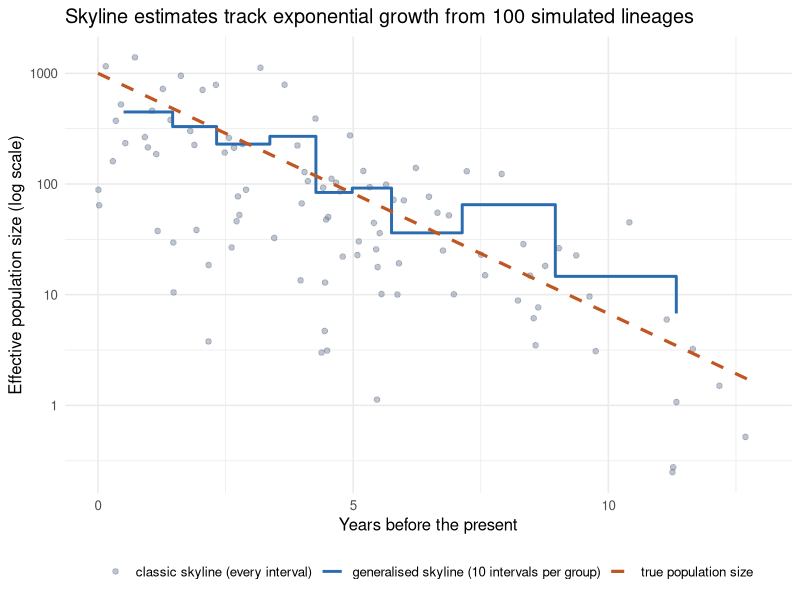

Write the R code that produced this figure.
# Chapter 6, Exercise 2 - A coalescent skyline plot, checked against a known truth.
# We simulate a genealogy under exponential population growth, estimate the population size
# from the coalescent intervals, and compare with the size we simulated. Base R + ggplot2 only.
library(ggplot2)
set.seed(42)

N0 <- 1000      # effective population size at the present (in units of "N x generation time", years)
r  <- 0.5       # growth rate per year: N(t) = N0 * exp(-r t), with t in years BEFORE the present
n  <- 100       # number of sampled lineages

# Simulate coalescent times backwards in time under exponential growth (inversion method).
# With k lineages the coalescent rate is k(k-1) / (2 N(t)).
sim_coalescent <- function(n, N0, r) {
  t <- 0; times <- numeric(n - 1)
  for (k in n:2) {
    rate0 <- k * (k - 1) / (2 * N0)
    t <- log(exp(r * t) - r * log(runif(1)) / rate0) / r
    times[n - k + 1] <- t
  }
  times                                              # times of the n-1 coalescent events
}
ct <- sim_coalescent(n, N0, r)

# Classic skyline estimator (Pybus et al. 2000): in the interval with k lineages of length g_k,
# N_hat = g_k * k(k-1) / 2. The generalised skyline pools m consecutive intervals to reduce noise.
k  <- n:2
g  <- diff(c(0, ct))
sky <- data.frame(t = c(0, head(ct, -1)) + g / 2, N = g * k * (k - 1) / 2, kind = "classic skyline (every interval)")
m  <- 10
grp <- ceiling(seq_along(k) / m)
gen <- do.call(rbind, lapply(split(seq_along(k), grp), function(i)
  data.frame(t = mean(c(0, ct)[c(min(i), max(i) + 1)]), N = sum(g[i] * k[i] * (k[i] - 1) / 2) / length(i),
             kind = "generalised skyline (10 intervals per group)")))
est <- rbind(sky, gen)
tt <- seq(0, max(ct), length.out = 200)
truth <- data.frame(t = tt, N = N0 * exp(-r * tt))

# Recover the growth rate from the generalised skyline by regressing log N on t
fit <- lm(log(N) ~ t, data = gen)
cat(sprintf("simulated: N0 = %d, r = %.2f per year, %d lineages, root at %.2f years\n", N0, r, n, max(ct)))
cat(sprintf("recovered growth rate from the generalised skyline: %.2f per year (95%% CI %.2f to %.2f)\n",
            -coef(fit)[["t"]], -confint(fit)["t", 2], -confint(fit)["t", 1]))
cat(sprintf("recovered current size (intercept): %.0f (true %d)\n", exp(coef(fit)[["(Intercept)"]]), N0))

# Parametric alternative: maximum likelihood for an exponential-growth coalescent (what the exponential
# tree prior in BEAST 2 fits). log L = sum[ log(k(k-1)/2) - log N(t_i) ] - sum[ k(k-1)/2 * integral of 1/N ]
mle_exp <- function(ct, n) {
  k <- n:2; tprev <- c(0, head(ct, -1)); kk <- k * (k - 1) / 2
  nll <- function(par) {                              # par = (log N0, log r)
    lN0 <- par[1]; rr <- exp(par[2])
    -(sum(log(kk) + rr * ct - lN0) - sum(kk * (exp(rr * ct) - exp(rr * tprev)) / (rr * exp(lN0))))
  }
  o <- optim(c(log(500), log(0.3)), nll, method = "Nelder-Mead")
  c(N0 = exp(o$par[1]), r = exp(o$par[2]))
}
mle <- mle_exp(ct, n)
cat(sprintf("maximum-likelihood exponential fit on the same genealogy: N0 = %.0f, r = %.2f per year\n", mle[["N0"]], mle[["r"]]))

# Repeat the whole experiment 200 times to see bias and spread of the two estimators
rep <- t(replicate(200, {
  c2 <- sim_coalescent(n, N0, r); g2 <- diff(c(0, c2)); k2 <- n:2
  gr <- ceiling(seq_along(k2) / m)
  tt2 <- tapply(seq_along(k2), gr, function(i) mean(c(0, c2)[c(min(i), max(i) + 1)]))
  nn2 <- tapply(seq_along(k2), gr, function(i) sum(g2[i] * k2[i] * (k2[i] - 1) / 2) / length(i))
  c(skyline = -coef(lm(log(nn2) ~ tt2))[[2]], mle = mle_exp(c2, n)[["r"]])
}))
cat(sprintf("over 200 simulated genealogies (true r = %.2f): skyline regression %.2f (SD %.2f); exponential ML %.2f (SD %.2f)\n",
            r, mean(rep[, "skyline"]), sd(rep[, "skyline"]), mean(rep[, "mle"]), sd(rep[, "mle"])))

p <- ggplot() +
  geom_point(data = subset(est, kind == "classic skyline (every interval)"), aes(t, N, colour = kind), alpha = 0.45, size = 1.6) +
  geom_step(data = subset(est, kind != "classic skyline (every interval)"), aes(t, N, colour = kind), linewidth = 1) +
  geom_line(data = truth, aes(t, N, colour = "true population size"), linewidth = 1.1, linetype = 2) +
  scale_y_log10() +
  scale_colour_manual(values = c("classic skyline (every interval)" = "#718096",
                                 "generalised skyline (10 intervals per group)" = "#2b6cb0",
                                 "true population size" = "#c05621"), name = NULL) +
  labs(x = "Years before the present", y = "Effective population size (log scale)",
       title = "Skyline estimates track exponential growth from 100 simulated lineages") +
  theme_minimal(base_size = 12) + theme(legend.position = "bottom")
dir.create("figs6", showWarnings = FALSE)
ggsave("figs6/fig_ch6_skyline.png", p, width = 8, height = 4.6, dpi = 200)
cat("figure written to figs6/fig_ch6_skyline.png\n")
